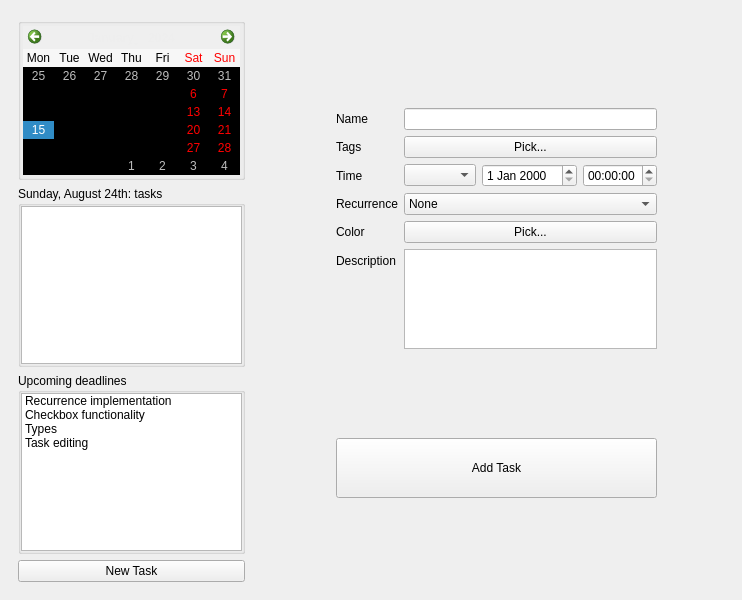
<?xml version="1.0" encoding="UTF-8"?>
<ui version="4.0">
 <class>MainWindow</class>
 <widget class="QMainWindow" name="MainWindow">
  <property name="geometry">
   <rect>
    <x>0</x>
    <y>0</y>
    <width>742</width>
    <height>600</height>
   </rect>
  </property>
  <property name="minimumSize">
   <size>
    <width>0</width>
    <height>80</height>
   </size>
  </property>
  <property name="windowTitle">
   <string>Thinker (and you're the doer)</string>
  </property>
  <widget class="QWidget" name="centralwidget">
   <layout class="QHBoxLayout" name="horizontalLayout">
    <item>
     <widget class="QWidget" name="widget_1" native="true">
      <property name="sizePolicy">
       <sizepolicy hsizetype="Preferred" vsizetype="Preferred">
        <horstretch>1</horstretch>
        <verstretch>0</verstretch>
       </sizepolicy>
      </property>
      <property name="styleSheet">
       <string notr="true"/>
      </property>
      <layout class="QVBoxLayout" name="verticalLayout">
       <item>
        <widget class="QGroupBox" name="groupBox">
         <property name="sizePolicy">
          <sizepolicy hsizetype="Preferred" vsizetype="Preferred">
           <horstretch>0</horstretch>
           <verstretch>0</verstretch>
          </sizepolicy>
         </property>
         <property name="maximumSize">
          <size>
           <width>16777215</width>
           <height>180</height>
          </size>
         </property>
         <property name="title">
          <string/>
         </property>
         <layout class="QVBoxLayout" name="verticalLayout_3" stretch="0">
          <property name="spacing">
           <number>0</number>
          </property>
          <property name="leftMargin">
           <number>2</number>
          </property>
          <property name="topMargin">
           <number>2</number>
          </property>
          <property name="rightMargin">
           <number>2</number>
          </property>
          <property name="bottomMargin">
           <number>2</number>
          </property>
          <item>
           <widget class="QCalendarWidget" name="calendarWidget">
            <property name="sizePolicy">
             <sizepolicy hsizetype="Preferred" vsizetype="Preferred">
              <horstretch>0</horstretch>
              <verstretch>0</verstretch>
             </sizepolicy>
            </property>
            <property name="styleSheet">
             <string notr="true">QCalendarWidget QToolButton {
	color: #eeeeee;
}

QCalendarWidget QTableView {
	background: transparent;
	border: none;
}

QCalendarWidget QHeaderView {
    background: transparent;
    border: none;
}

#qt_calendar_navigationbar {
    background: transparent;
    border: none;
}
</string>
            </property>
            <property name="firstDayOfWeek">
             <enum>Qt::DayOfWeek::Monday</enum>
            </property>
            <property name="gridVisible">
             <bool>false</bool>
            </property>
            <property name="selectionMode">
             <enum>QCalendarWidget::SelectionMode::SingleSelection</enum>
            </property>
            <property name="verticalHeaderFormat">
             <enum>QCalendarWidget::VerticalHeaderFormat::NoVerticalHeader</enum>
            </property>
            <property name="navigationBarVisible">
             <bool>true</bool>
            </property>
            <property name="dateEditEnabled">
             <bool>true</bool>
            </property>
           </widget>
          </item>
         </layout>
        </widget>
       </item>
       <item>
        <widget class="QGroupBox" name="todayGroup">
         <property name="styleSheet">
          <string notr="true"/>
         </property>
         <property name="title">
          <string>Sunday, August 24th: tasks</string>
         </property>
         <layout class="QVBoxLayout" name="verticalLayout_4">
          <property name="spacing">
           <number>0</number>
          </property>
          <property name="leftMargin">
           <number>0</number>
          </property>
          <property name="topMargin">
           <number>0</number>
          </property>
          <property name="rightMargin">
           <number>0</number>
          </property>
          <property name="bottomMargin">
           <number>0</number>
          </property>
          <item>
           <widget class="QListWidget" name="tasksListWidget"/>
          </item>
         </layout>
        </widget>
       </item>
       <item>
        <widget class="QGroupBox" name="groupBox_2">
         <property name="title">
          <string>Upcoming deadlines</string>
         </property>
         <property name="flat">
          <bool>false</bool>
         </property>
         <property name="checkable">
          <bool>false</bool>
         </property>
         <layout class="QVBoxLayout" name="verticalLayout_5">
          <property name="spacing">
           <number>0</number>
          </property>
          <property name="leftMargin">
           <number>0</number>
          </property>
          <property name="topMargin">
           <number>0</number>
          </property>
          <property name="rightMargin">
           <number>0</number>
          </property>
          <property name="bottomMargin">
           <number>0</number>
          </property>
          <item>
           <widget class="QListWidget" name="deadlinesListWidget">
            <item>
             <property name="text">
              <string>Recurrence implementation</string>
             </property>
            </item>
            <item>
             <property name="text">
              <string>Checkbox functionality</string>
             </property>
            </item>
            <item>
             <property name="text">
              <string>Types</string>
             </property>
            </item>
            <item>
             <property name="text">
              <string>Task editing</string>
             </property>
            </item>
           </widget>
          </item>
         </layout>
        </widget>
       </item>
       <item>
        <widget class="QPushButton" name="newTaskButton">
         <property name="text">
          <string>New Task</string>
         </property>
        </widget>
       </item>
      </layout>
     </widget>
    </item>
    <item>
     <widget class="QStackedWidget" name="stackedWidget">
      <property name="sizePolicy">
       <sizepolicy hsizetype="Preferred" vsizetype="Preferred">
        <horstretch>2</horstretch>
        <verstretch>0</verstretch>
       </sizepolicy>
      </property>
      <property name="currentIndex">
       <number>1</number>
      </property>
      <widget class="QWidget" name="default_view">
       <layout class="QHBoxLayout" name="horizontalLayout_3">
        <item>
         <widget class="QScrollArea" name="scrollArea">
          <property name="widgetResizable">
           <bool>true</bool>
          </property>
          <widget class="QWidget" name="scrollAreaWidget">
           <property name="geometry">
            <rect>
             <x>0</x>
             <y>0</y>
             <width>453</width>
             <height>562</height>
            </rect>
           </property>
           <property name="sizePolicy">
            <sizepolicy hsizetype="Expanding" vsizetype="Minimum">
             <horstretch>0</horstretch>
             <verstretch>0</verstretch>
            </sizepolicy>
           </property>
           <layout class="QVBoxLayout" name="verticalLayout_2"/>
          </widget>
         </widget>
        </item>
       </layout>
      </widget>
      <widget class="QWidget" name="new_task">
       <layout class="QGridLayout" name="gridLayout">
        <item row="4" column="1">
         <spacer name="verticalSpacer_2">
          <property name="orientation">
           <enum>Qt::Orientation::Vertical</enum>
          </property>
          <property name="sizeType">
           <enum>QSizePolicy::Policy::Preferred</enum>
          </property>
          <property name="sizeHint" stdset="0">
           <size>
            <width>20</width>
            <height>40</height>
           </size>
          </property>
         </spacer>
        </item>
        <item row="0" column="0" rowspan="5">
         <spacer name="horizontalSpacer_2">
          <property name="orientation">
           <enum>Qt::Orientation::Horizontal</enum>
          </property>
          <property name="sizeType">
           <enum>QSizePolicy::Policy::Preferred</enum>
          </property>
          <property name="sizeHint" stdset="0">
           <size>
            <width>100</width>
            <height>20</height>
           </size>
          </property>
         </spacer>
        </item>
        <item row="3" column="1">
         <widget class="QPushButton" name="addTaskButton">
          <property name="sizePolicy">
           <sizepolicy hsizetype="Preferred" vsizetype="Fixed">
            <horstretch>0</horstretch>
            <verstretch>0</verstretch>
           </sizepolicy>
          </property>
          <property name="minimumSize">
           <size>
            <width>0</width>
            <height>60</height>
           </size>
          </property>
          <property name="text">
           <string>Add Task</string>
          </property>
         </widget>
        </item>
        <item row="0" column="1">
         <spacer name="verticalSpacer_3">
          <property name="orientation">
           <enum>Qt::Orientation::Vertical</enum>
          </property>
          <property name="sizeType">
           <enum>QSizePolicy::Policy::Preferred</enum>
          </property>
          <property name="sizeHint" stdset="0">
           <size>
            <width>20</width>
            <height>80</height>
           </size>
          </property>
         </spacer>
        </item>
        <item row="1" column="1">
         <layout class="QFormLayout" name="formLayout">
          <item row="0" column="0">
           <widget class="QLabel" name="label_2">
            <property name="sizePolicy">
             <sizepolicy hsizetype="Preferred" vsizetype="Preferred">
              <horstretch>0</horstretch>
              <verstretch>0</verstretch>
             </sizepolicy>
            </property>
            <property name="text">
             <string>Name</string>
            </property>
           </widget>
          </item>
          <item row="0" column="1">
           <widget class="QLineEdit" name="taskNameEdit"/>
          </item>
          <item row="1" column="0">
           <widget class="QLabel" name="label_4">
            <property name="text">
             <string>Tags</string>
            </property>
           </widget>
          </item>
          <item row="2" column="0">
           <widget class="QLabel" name="label">
            <property name="text">
             <string>Time</string>
            </property>
           </widget>
          </item>
          <item row="2" column="1">
           <layout class="QHBoxLayout" name="horizontalLayout_5">
            <item>
             <widget class="QComboBox" name="taskTypeBox">
              <property name="currentIndex">
               <number>-1</number>
              </property>
             </widget>
            </item>
            <item>
             <widget class="QDateEdit" name="taskDateEdit">
              <property name="maximumSize">
               <size>
                <width>16777215</width>
                <height>16777215</height>
               </size>
              </property>
             </widget>
            </item>
            <item>
             <widget class="QTimeEdit" name="taskTimeEdit">
              <property name="maximumSize">
               <size>
                <width>16777215</width>
                <height>16777215</height>
               </size>
              </property>
             </widget>
            </item>
           </layout>
          </item>
          <item row="3" column="0">
           <widget class="QLabel" name="label_7">
            <property name="text">
             <string>Recurrence</string>
            </property>
           </widget>
          </item>
          <item row="3" column="1">
           <widget class="QComboBox" name="taskRecurrenceBox">
            <property name="currentText">
             <string>None</string>
            </property>
            <property name="currentIndex">
             <number>0</number>
            </property>
            <item>
             <property name="text">
              <string>None</string>
             </property>
            </item>
            <item>
             <property name="text">
              <string>Daily</string>
             </property>
            </item>
            <item>
             <property name="text">
              <string>Weekly</string>
             </property>
            </item>
            <item>
             <property name="text">
              <string>Custom...</string>
             </property>
            </item>
           </widget>
          </item>
          <item row="4" column="0">
           <widget class="QLabel" name="label_5">
            <property name="sizePolicy">
             <sizepolicy hsizetype="Preferred" vsizetype="Preferred">
              <horstretch>0</horstretch>
              <verstretch>0</verstretch>
             </sizepolicy>
            </property>
            <property name="text">
             <string>Color</string>
            </property>
           </widget>
          </item>
          <item row="4" column="1">
           <widget class="QPushButton" name="taskColorButton">
            <property name="sizePolicy">
             <sizepolicy hsizetype="Minimum" vsizetype="Fixed">
              <horstretch>0</horstretch>
              <verstretch>0</verstretch>
             </sizepolicy>
            </property>
            <property name="minimumSize">
             <size>
              <width>0</width>
              <height>0</height>
             </size>
            </property>
            <property name="text">
             <string>Pick...</string>
            </property>
           </widget>
          </item>
          <item row="5" column="0">
           <widget class="QLabel" name="label_3">
            <property name="sizePolicy">
             <sizepolicy hsizetype="Preferred" vsizetype="Preferred">
              <horstretch>0</horstretch>
              <verstretch>0</verstretch>
             </sizepolicy>
            </property>
            <property name="text">
             <string>Description</string>
            </property>
           </widget>
          </item>
          <item row="5" column="1">
           <layout class="QHBoxLayout" name="horizontalLayout_2">
            <property name="sizeConstraint">
             <enum>QLayout::SizeConstraint::SetDefaultConstraint</enum>
            </property>
            <item>
             <widget class="QTextEdit" name="taskDescriptionEdit">
              <property name="enabled">
               <bool>true</bool>
              </property>
              <property name="sizePolicy">
               <sizepolicy hsizetype="Preferred" vsizetype="Preferred">
                <horstretch>0</horstretch>
                <verstretch>0</verstretch>
               </sizepolicy>
              </property>
              <property name="maximumSize">
               <size>
                <width>16777215</width>
                <height>100</height>
               </size>
              </property>
              <property name="tabChangesFocus">
               <bool>true</bool>
              </property>
             </widget>
            </item>
           </layout>
          </item>
          <item row="1" column="1">
           <widget class="QPushButton" name="taskTagsButton">
            <property name="text">
             <string>Pick...</string>
            </property>
           </widget>
          </item>
         </layout>
        </item>
        <item row="2" column="1">
         <spacer name="verticalSpacer">
          <property name="orientation">
           <enum>Qt::Orientation::Vertical</enum>
          </property>
          <property name="sizeType">
           <enum>QSizePolicy::Policy::Preferred</enum>
          </property>
          <property name="sizeHint" stdset="0">
           <size>
            <width>20</width>
            <height>40</height>
           </size>
          </property>
         </spacer>
        </item>
        <item row="0" column="2" rowspan="5">
         <spacer name="horizontalSpacer_3">
          <property name="orientation">
           <enum>Qt::Orientation::Horizontal</enum>
          </property>
          <property name="sizeType">
           <enum>QSizePolicy::Policy::Preferred</enum>
          </property>
          <property name="sizeHint" stdset="0">
           <size>
            <width>100</width>
            <height>20</height>
           </size>
          </property>
         </spacer>
        </item>
       </layout>
      </widget>
     </widget>
    </item>
   </layout>
  </widget>
 </widget>
 <tabstops>
  <tabstop>newTaskButton</tabstop>
  <tabstop>addTaskButton</tabstop>
 </tabstops>
 <resources/>
 <connections/>
</ui>
